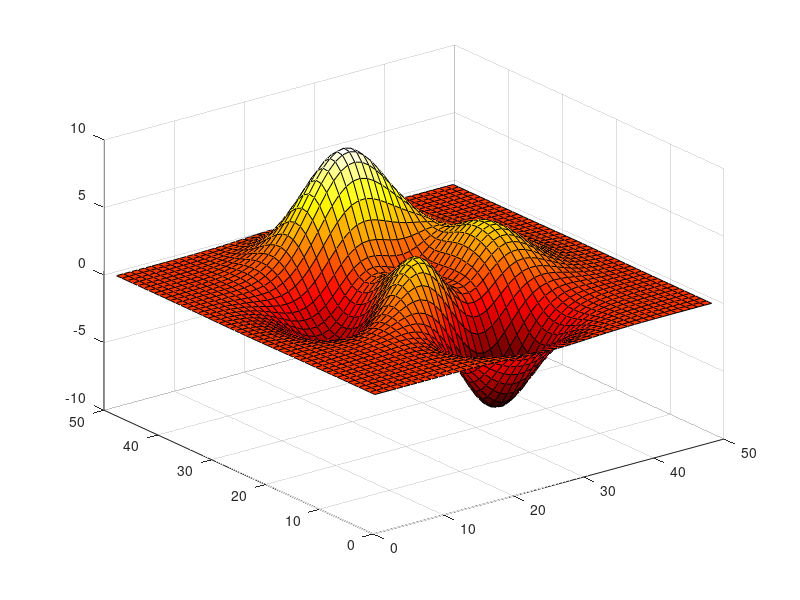

Write MATLAB code to recreate this figure. (Note: this script raises an error after producing the figure.)
%=============================================================================
% Copyright (c) 2016-present Allan CORNET (Nelson)
%=============================================================================
% This file is part of the Nelson.
%=============================================================================
% LICENCE_BLOCK_BEGIN
% SPDX-License-Identifier: LGPL-3.0-or-later
% LICENCE_BLOCK_END
%=============================================================================
% <--ADV-CLI MODE-->
%=============================================================================
f = figure();
surf(peaks);
colormap('hot');
r = f.ColorMap;
assert_isapprox(r(1:2, :), [0.0104, 0, 0;   0.0208, 0, 0], 1e-2); 
%=============================================================================
